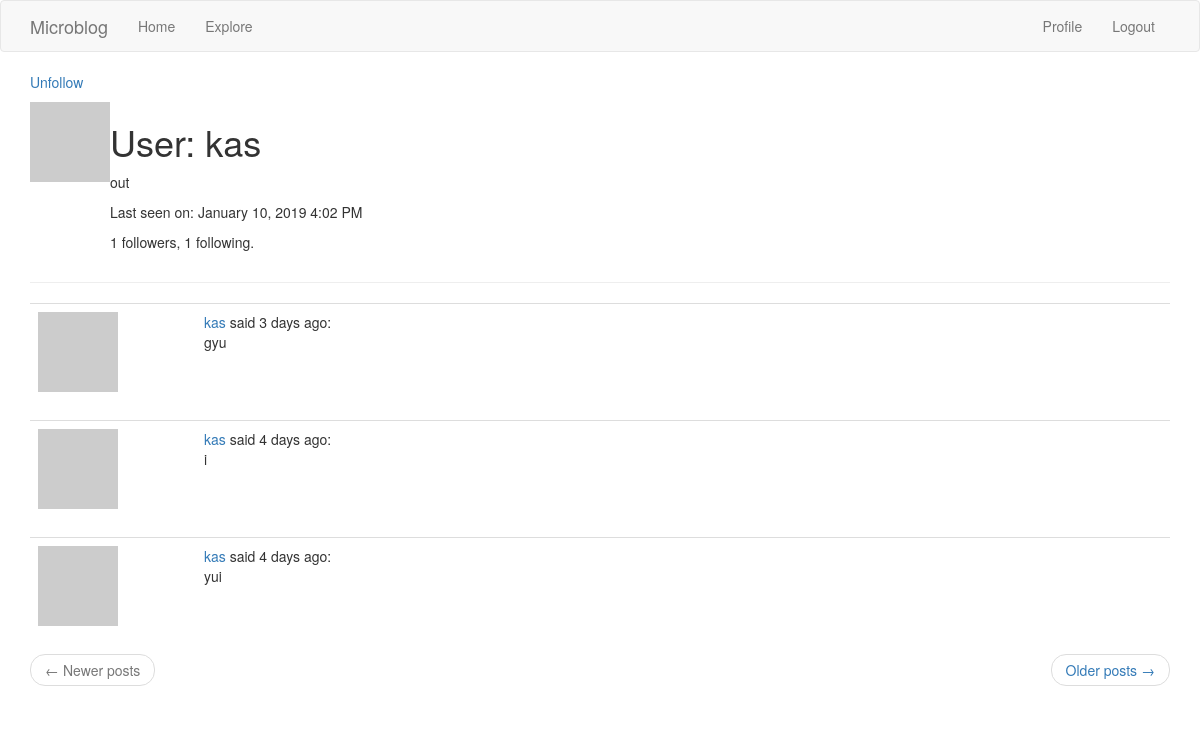
/user/kas (signed in), run on the app's committed database.
### app_dir/models.py (models this page shows, shortened)
class User(UserMixin, db.Model):
    id = db.Column(db.Integer, primary_key=True)
    username = db.Column(db.String(64), index=True, unique=True)
    email = db.Column(db.String(120), index=True, unique=True)
    password_hash = db.Column(db.String(128))
    posts = db.relationship('Post', backref='author', lazy='dynamic')
    about_me = db.Column(db.String(140))
    last_seen = db.Column(db.DateTime, default=datetime.utcnow)
    followed = db.relationship(
        'User', secondary=followers,
        primaryjoin=(followers.c.follower_id == id),
        secondaryjoin=(followers.c.followed_id == id),
        backref=db.backref('followers', lazy='dynamic'), lazy='dynamic')
    def avatar(self, size):
        digest = md5(self.email.lower().encode('utf-8')).hexdigest()
        return 'https://www.gravatar.com/avatar/{}?d=identicon&s={}'.format(
            digest, size)
    def is_following(self, user):
        return self.followed.filter(
            followers.c.followed_id == user.id).count() > 0

class Post(db.Model):
    id = db.Column(db.Integer, primary_key=True)
    body = db.Column(db.String(140))
    timestamp = db.Column(db.DateTime, index=True, default=datetime.utcnow)
    user_id = db.Column(db.Integer, db.ForeignKey('user.id'))

### app_dir/main/routes.py (the view)
@bp.route('/user/<username>')
@login_required
def user(username):
    user = User.query.filter_by(username=username).first_or_404()
    page = request.args.get('page', 1, type=int)
    posts = user.posts.order_by(Post.timestamp.desc()).paginate(
        page, app.config['POSTS_PER_PAGE'], False)
    next_url = url_for('main.user', username=user.username, page=posts.next_num) \
        if posts.has_next else None
    prev_url = url_for('main.user', username=user.username, page=posts.prev_num) \
        if posts.has_prev else None
    return render_template('user.html', user=user, posts=posts.items,
                           next_url=next_url, prev_url=prev_url)

### app_dir/main/routes.py (called while the page is built)
@bp.before_app_request
def before_request():
    if current_user.is_authenticated:
        current_user.last_seen = datetime.utcnow()
        db.session.commit()

@bp.before_app_request
def before_request():
    g.locale = str(get_locale())

### app_dir/models.py (called while the page is built)
@login.user_loader
def load_user(id):
    return User.query.get(int(id))

### app_dir/templates/user.html
{% extends "base.html" %}
{% block app_content %}
    <table>
        <tr valign="top">
            <td><img src="{{ user.avatar(128) }}"></td>
            <td>
                <h1>User: {{ user.username }}</h1>
                {% if user.about_me %}<p>{{ user.about_me }}</p>{% endif %}
                {% if user.last_seen %}
                    <p>Last seen on: {{ moment(user.last_seen).format('LLL') }}</p>
                {% endif %}
                <p>{{ user.followers.count() }} followers, {{ user.followed.count() }} following.</p>
            </td>
        </tr>
                {% if user == current_user %}
                    <p><a href="{{ url_for('main.edit_profile') }}">Edit your profile</a></p>
                {% elif not current_user.is_following(user) %}
                    <p><a href="{{ url_for('main.follow', username=user.username) }}">Follow</a></p>
                {% else %}
                    <p><a href="{{ url_for('main.unfollow', username=user.username) }}">Unfollow</a></p>
                {% endif %}
    </table>
    <hr>
    {% for post in posts %}
        {% include '_post.html' %}
    {% endfor %}
    <nav aria-label="...">
        <ul class="pager">
            <li class="previous{% if not prev_url %} disabled{% endif %}">
                <a href="{{ prev_url or '#' }}">
                    <span aria-hidden="true">&larr;</span> Newer posts
                </a>
            </li>
            <li class="next{% if not next_url %} disabled{% endif %}">
                <a href="{{ next_url or '#' }}">
                    Older posts <span aria-hidden="true">&rarr;</span>
                </a>
            </li>
        </ul>
    </nav>
{% endblock %}

### app_dir/templates/_post.html (shortened to what this page needs)
<table class="table table-hover">
    <tr>
        <td width="70px">
            <a href="{{ url_for('main.user', username=post.author.username) }}">
                <img src="{{ post.author.avatar(70) }}" />
            </a>
        </td>
        <td width="70px">
        </td>
        <td>
            {{ _('%(username)s said %(when)s',
                username=user_link, when=moment(post.timestamp).fromNow()) }}:
            <br>
            {{ post.body }}
        </td>
    </tr>
</table>

### data on the page
User: username "kas", about_me "out", last_seen "January 10, 2019 4:02 PM"
Post: body "gyu"
Post: body "i"
Post: body "yui"

### other printed values
{{ user.followers.count() }} "1"
{{ user.followed.count() }} "1"
